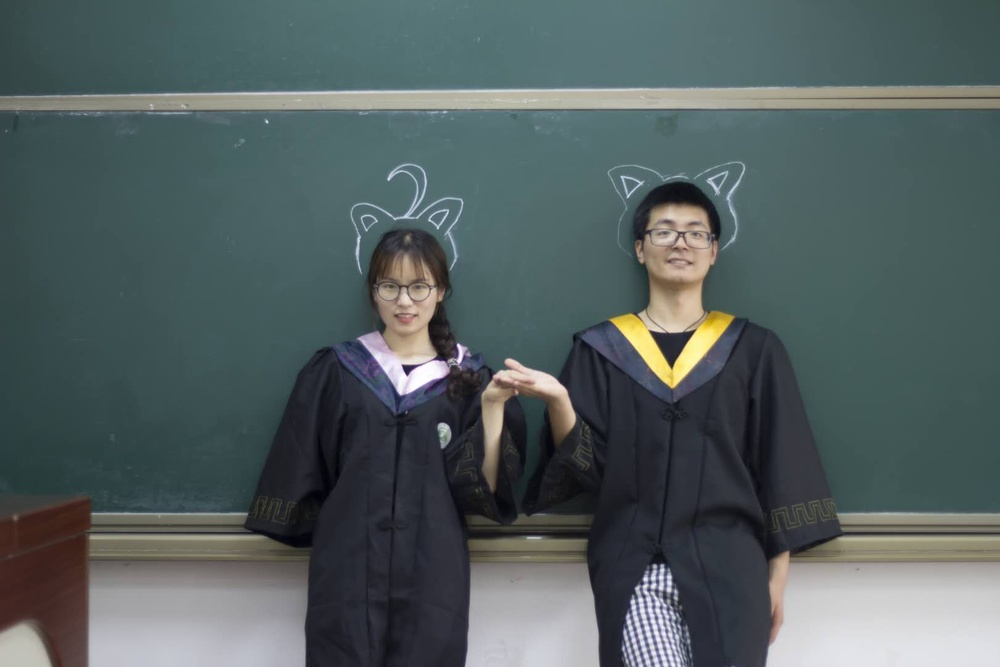
#> input picture machine_learning/xh.jpg, 1000 x 667 px, shrunk from 1620 x 1080 before the run
$ python svd_data_compress.py   (older library calls are emulated)
#> lines starting #> are read from the running program, lines starting #| are printed output that depends on the picture; long printed decimals are rounded
import numpy as np
from PIL import Image
import matplotlib.pyplot as plt
import time


def svd_image_compress(path, compress_rate, w = 2, h = 3):
#> called with path = 'xh.jpg', compress_rate = 0.99, w = 2, h = 3
  image = Image.open(path)
#> image is the input picture: PIL image 1000x667 RGB; mean R, G, B 83.3, 95.3, 96
  image_gray = image.convert('L')
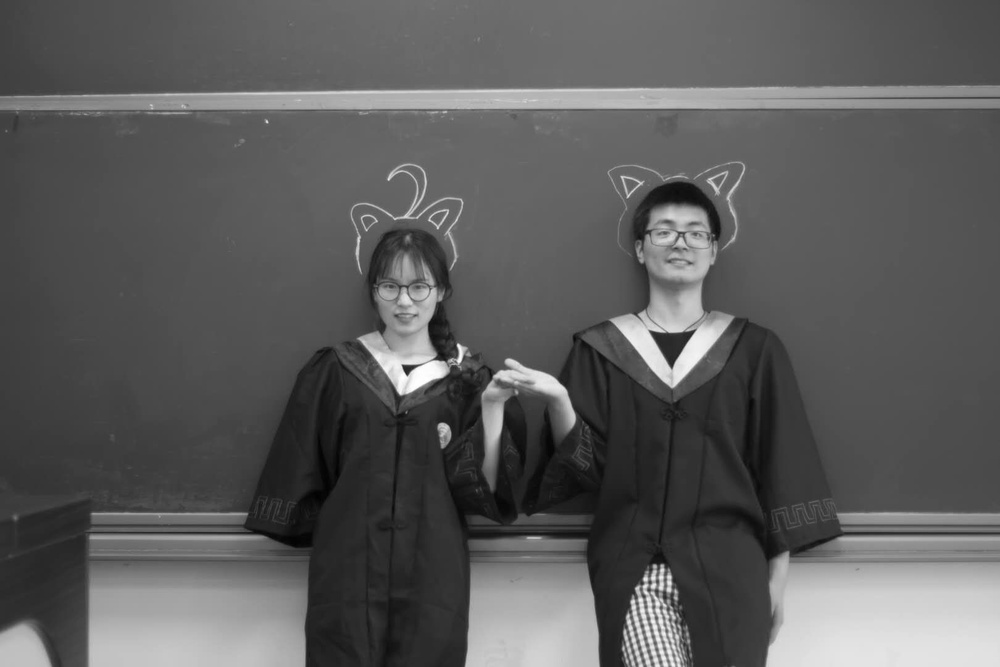
#> image_gray: PIL image 1000x667 L; min 1, max 255, mean 91.8

  # show raw image
  plt.figure(1)
  plt.imshow(image)
  image = np.array(image)
  print(image.shape)
#| (667, 1000, 3)

  # show gray image
  plt.figure(2)
  plt.imshow(image_gray)
  image_gray = np.array(image_gray)
  print(image_gray.shape)
#| (667, 1000)
  m, n = image_gray.shape
#> m = 667; n = 1000

  # svd
  u, sigma, v = np.linalg.svd(image_gray)
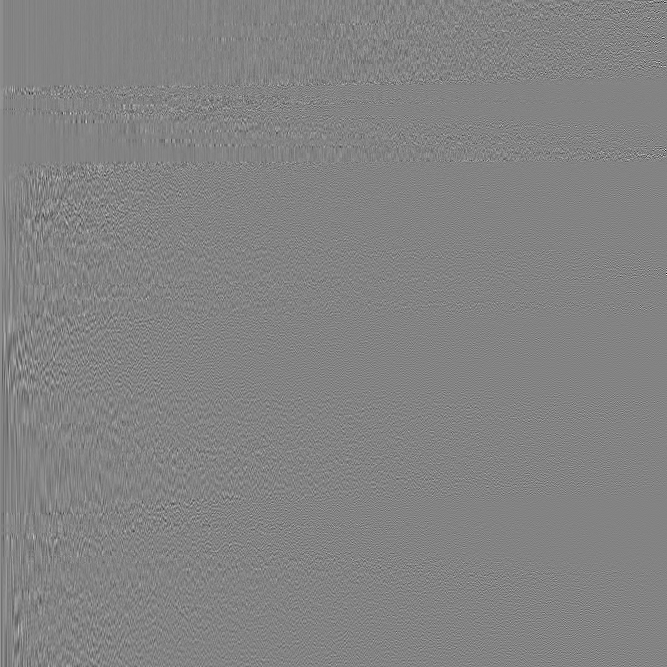
#> u: shape (667, 667) float64; min -0.467, max 0.438, mean 4.41e-05; drawn with min black and max white
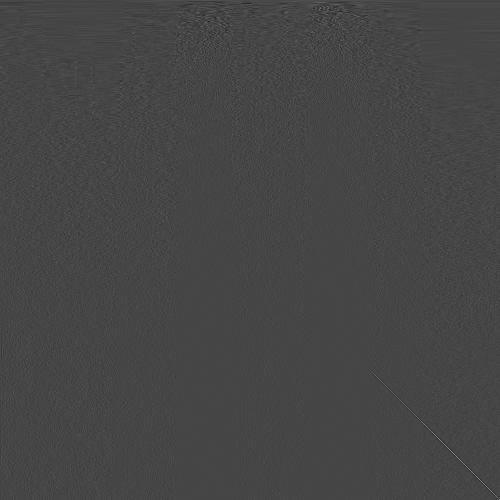
#> v: shape (1000, 1000) float64 (shown at 1/2 size); min -0.301, max 0.793, mean 3.18e-05; drawn with min black and max white
#> sigma = 667 values, max 79219.1 at index 0, min 1.41 at index 666, mean 349.4

  # compute sum of the square singular
  square_singular_value_sum = np.square(sigma).sum()
#> square_singular_value_sum = 6.98e+09
  print(square_singular_value_sum)
#| 6982538060.000

  # compute the target singular
  sum_target = compress_rate * square_singular_value_sum
#> sum_target = 6.91e+09

  # find the kth singular
  begin_time = time.time()
  sum_k = 0
  for k in range(n):
    sum_k += np.square(sigma[k])
    if sum_k > sum_target:
      print(k)
      print(sum_k)
      break
#> this loop made 12 passes
#> sum_k on passes 1 to 12: 6.28e+09, 6.66e+09, 6.73e+09, 6.77e+09, 6.81e+09, 6.83e+09, 6.86e+09, 6.88e+09, 6.89e+09, 6.9e+09, 6.91e+09, 6.92e+09
#| 6917064808.230
#> after the loop, sum_k = 6.92e+09
  end_time = time.time()
  print("time:", end_time - begin_time)

  # show w*h sub figure
  figure,axes = plt.subplots(w, h, figsize=[40,20])
  axes = axes.flatten()

  new_sigma = np.zeros([m, n], dtype=np.float)
  for i in range(k + w * h):
    new_sigma[i, i] = sigma[i]
    new_image_gray = u.dot(new_sigma).dot(v)
    if i < k:
      continue
    axes[i-k].imshow(new_image_gray, cmap="gray")
    axes[i-k].set_title("%d th singular" % i)
#> this loop made 17 passes
#> pass 1, in svd_image_compress, `new_image_gray = u.dot(new_sigma).dot(v)`:
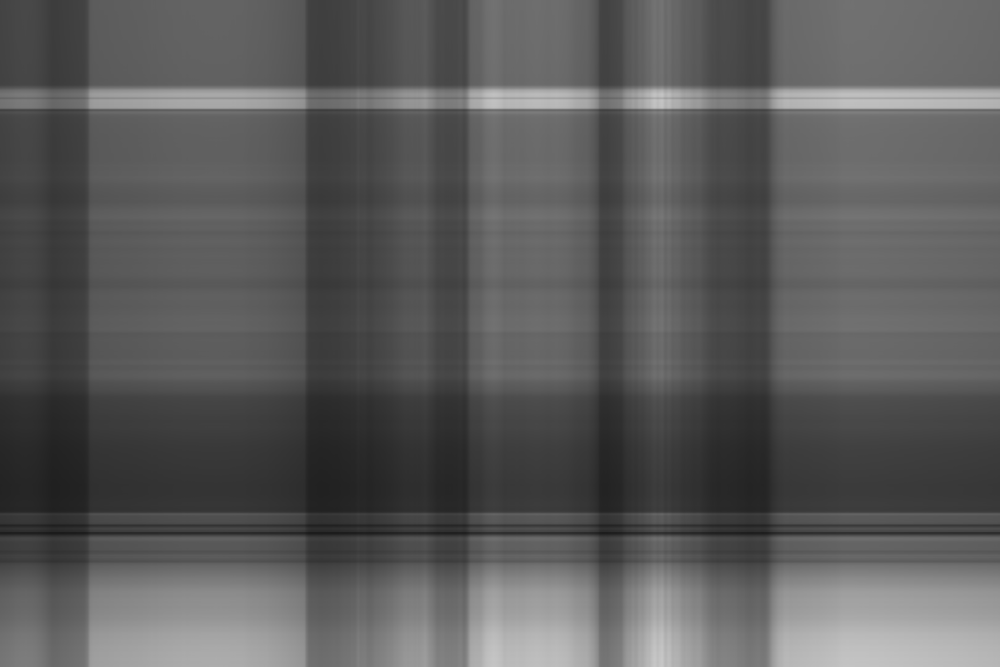
#> new_image_gray: shape (667, 1000) float64; min 27.09, max 199.3, mean 91.4
#> pass 2, in svd_image_compress, `new_image_gray = u.dot(new_sigma).dot(v)`:
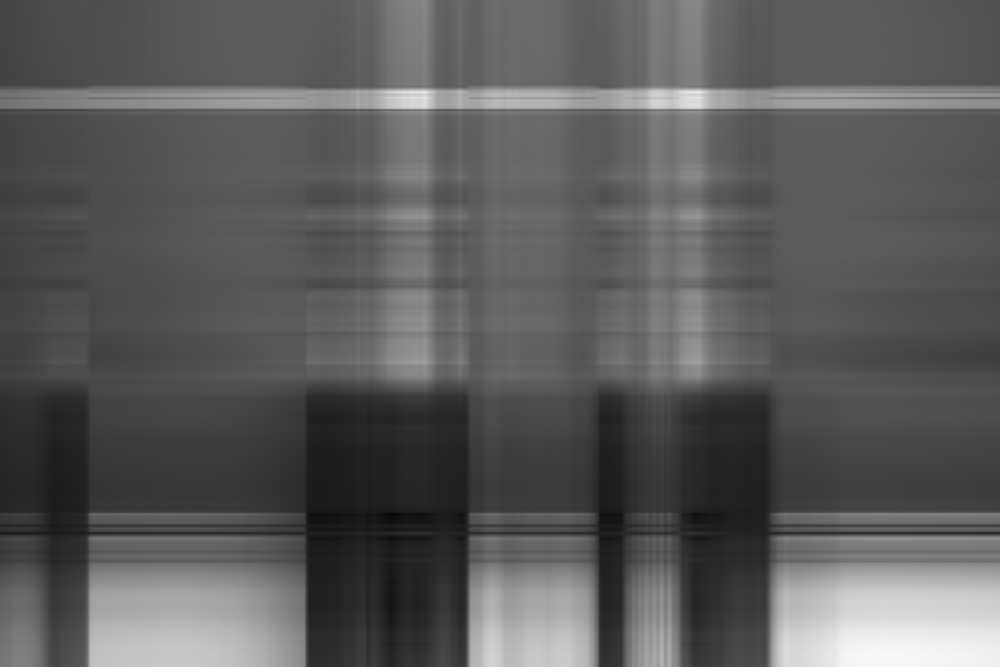
#> new_image_gray: shape (667, 1000) float64; min 5.51, max 247.9, mean 91.8
#> pass 3, in svd_image_compress, `new_image_gray = u.dot(new_sigma).dot(v)`:
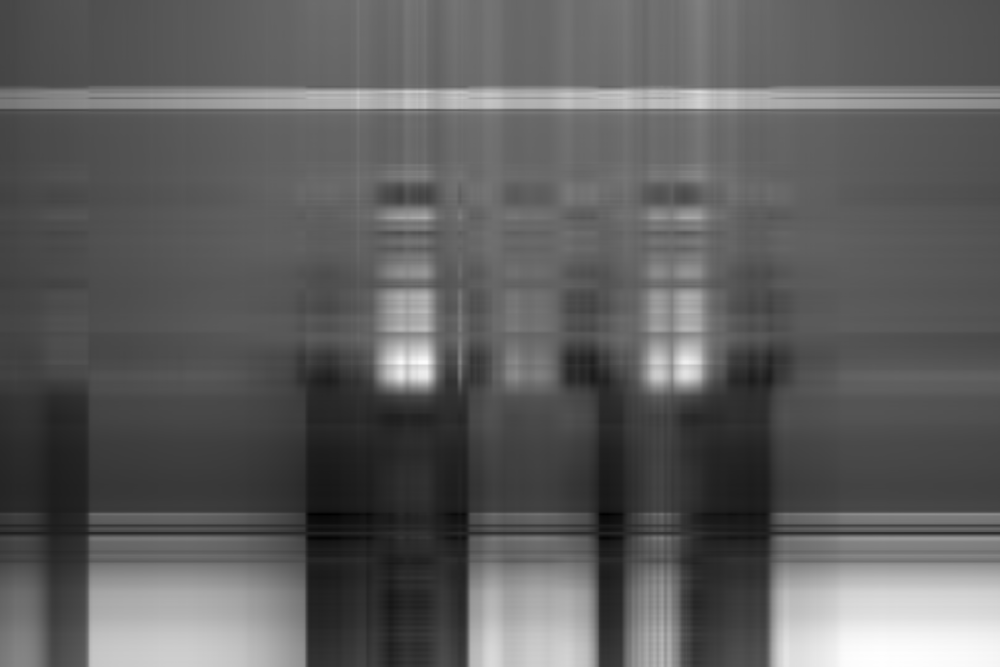
#> new_image_gray: shape (667, 1000) float64; min -0.81, max 247.8, mean 91.7; drawn with min black and max white
    # plt.figure()
    # plt.imshow(new_image_gray, cmap="gray")

  plt.figure()
  if m >= n:
    img = u.dot(np.eye(m, n).dot(np.diag(sigma))).dot(v)
  else:
    img = u.dot(np.diag(sigma).dot(np.eye(m, n))).dot(v)

  plt.imshow(img, cmap="gray")

  plt.show()
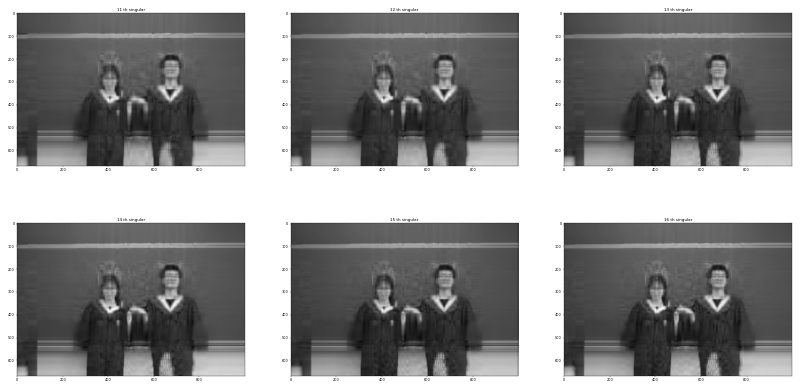
#> figure drawn by matplotlib, 6 panels
  plt.close()


if __name__ == "__main__":
  path = "xh.jpg"
  svd_image_compress(path, compress_rate=0.99)
